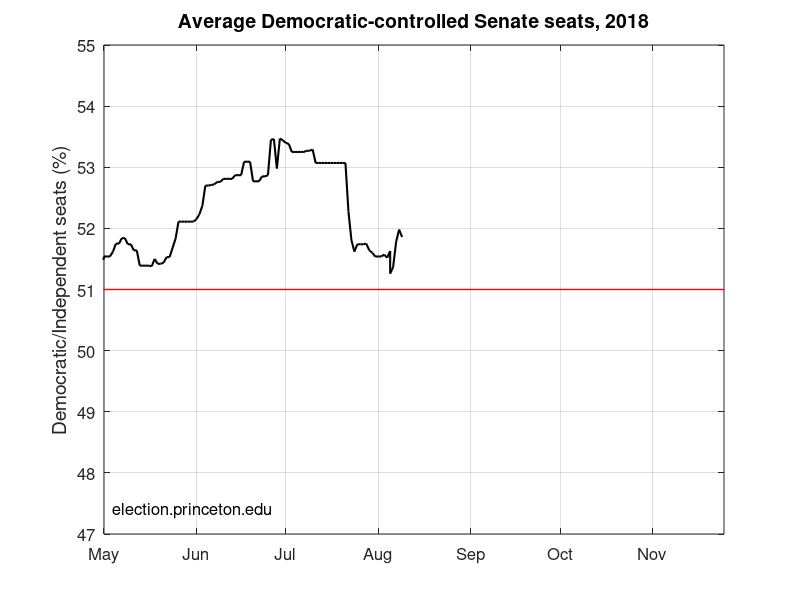

The MATLAB script that drew this image: (Note: this script raises an error after producing the figure.)
%LIBGL_DEBUG='verbose'
Senate_history=load('Senate_estimate_history.csv');
d=Senate_history(:,1);
medians=Senate_history(:,2);
means=Senate_history(:,3);
pr=Senate_history(:,4)*100;
meanm=Senate_history(:,11);
mm=Senate_history(:,12);

vrange=[47 55];
startday=datenum('01-May-0000')
endday=330
phandle=plot([60 endday],[mean(vrange) mean(vrange)],'-r','LineWidth',1);
hold on
monthticks=datenum(0,4:12,1);
set(gca,'xtick',monthticks,'FontSize',12)
set(gca,'ytick',[vrange(1):vrange(2)],'FontSize',12)
set(gca,'XTickLabel',{'              Apr','              May','              Jun','              Jul','              Aug','              Sep','              Oct','         Nov'})
grid on
axis([startday endday vrange])
plot(d,means,'-k','LineWidth',1.5)
% monthstarts=[32 61 92 122 153 183 214 245 275 306];
% for ii=1:length(monthstarts)
%    plot([monthstarts(ii) monthstarts(ii)],vrange,'-k')
% end
ylabel('Democratic/Independent seats (%)','FontSize',14)
text(startday+3,0.95*vrange(1)+0.05*vrange(2),'election.princeton.edu','FontSize',12)
set(gcf, 'InvertHardCopy', 'off');
title('Average Democratic-controlled Senate seats, 2018','FontSize',14)
%set(gcf, 'Renderer', 'OpenGL')
opengl software % added 6/19/16 because suddenly MATLAB started hanging when trying to print a picture with transparency
[fillhandle,msg]=jbfill(d',Senate_history(:,10)'+0.1,Senate_history(:,9)'-0.1,'k','g',1,0.1); % for confidence interval band
% see http://www.mathworks.com/matlabcentral/fileexchange/loadFile.do?objectId=13188&objectType=FILE

% set(gcf,'PaperPositionMode','auto')  % laptop
% print -djpeg Senate_seat_history.jpg % laptop
screen2jpeg(['Senate_seat_history.jpg']) % server
disp('here')
saveas(gcf,'Senate_seat_history.jpg','jpg')
close

% Now do Meta-margin plot
vrange=[-4 4];
startday=datenum('01-May-0000')
endday=330

phandle=plot([60 endday],[mean(vrange) mean(vrange)],'-r','LineWidth',1);
hold on
set(gca,'xtick',monthticks,'FontSize',12)
set(gca,'ytick',[vrange(1):vrange(2)],'FontSize',12)
set(gca,'XTickLabel',{'              Apr','              May','              Jun','              Jul','              Aug','              Sep','              Oct','         Nov'})
set(gca,'YTickLabel',{'R+4%','+3%','+2%','+1%','0','+1%','+2%','+3%','D+4%'})
grid on
axis([startday endday vrange])
plot(d,mm,'-k','LineWidth',1.5)
ylabel('Meta-margin (%)','FontSize',14)
text(startday+3,0.95*vrange(1)+0.05*vrange(2),'election.princeton.edu','FontSize',12)
set(gcf, 'InvertHardCopy', 'off');
title('Popular meta-lead for Senate control, 2018','FontSize',14)

% set(gcf,'PaperPositionMode','auto') % laptop
% print -djpeg Senate_metamargin_history.jpg % laptop
screen2jpeg(['Senate_metamargin_history.jpg']) % server
